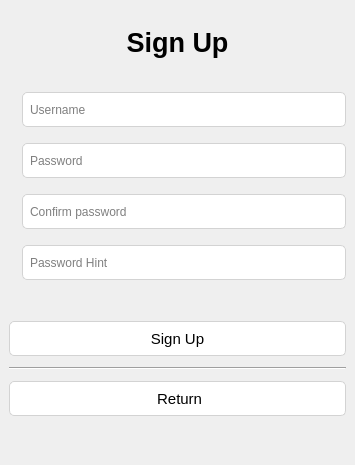
<?xml version="1.0" encoding="UTF-8"?>
<ui version="4.0">
 <class>SignupWindow</class>
 <widget class="QMainWindow" name="SignupWindow">
  <property name="geometry">
   <rect>
    <x>0</x>
    <y>0</y>
    <width>355</width>
    <height>465</height>
   </rect>
  </property>
  <property name="windowTitle">
   <string>MainWindow</string>
  </property>
  <property name="styleSheet">
   <string notr="true">QLineEdit {
	border-radius: 5px;
	padding-left: 5px;
    border: 1px solid lightgray;
}

QLineEdit:hover { /* Do the QLineEdit hover effect, it should be light blue */
    border: 1px solid #3498db;
}

QLineEdit:focus { /* Do the QLineEdit focus effect, it should be blue */
    border: 1px solid #3498db;
}

QLineEdit:disabled {	/* Do the QLineEdit disabled effect, it should be gray */
    background-color: #ecf0f1;
}

QPushButton {
	background-color: white;
	border-radius: 5px;
    border: 1px solid lightgray;
}

QPushButton:hover {
	border: 1px solid #3498db;
}</string>
  </property>
  <widget class="QWidget" name="centralwidget">
   <layout class="QVBoxLayout" name="verticalLayout_3">
    <item>
     <layout class="QHBoxLayout" name="horizontalLayout_7">
      <item>
       <layout class="QVBoxLayout" name="verticalLayout_2">
        <item>
         <widget class="QLabel" name="label_5">
          <property name="font">
           <font>
            <pointsize>20</pointsize>
            <bold>true</bold>
           </font>
          </property>
          <property name="text">
           <string>Sign Up</string>
          </property>
          <property name="alignment">
           <set>Qt::AlignCenter</set>
          </property>
         </widget>
        </item>
        <item>
         <layout class="QVBoxLayout" name="verticalLayout">
          <item>
           <layout class="QHBoxLayout" name="horizontalLayout">
            <property name="topMargin">
             <number>10</number>
            </property>
            <property name="rightMargin">
             <number>0</number>
            </property>
            <property name="bottomMargin">
             <number>5</number>
            </property>
            <item>
             <widget class="QLabel" name="label">
              <property name="text">
               <string/>
              </property>
              <property name="pixmap">
               <pixmap resource="resources.qrc">:/icons/icons/user.svg</pixmap>
              </property>
             </widget>
            </item>
            <item>
             <widget class="QLineEdit" name="lineEdit">
              <property name="minimumSize">
               <size>
                <width>300</width>
                <height>35</height>
               </size>
              </property>
              <property name="placeholderText">
               <string>Username</string>
              </property>
             </widget>
            </item>
           </layout>
          </item>
          <item>
           <layout class="QHBoxLayout" name="horizontalLayout_2">
            <property name="topMargin">
             <number>5</number>
            </property>
            <property name="bottomMargin">
             <number>5</number>
            </property>
            <item>
             <widget class="QLabel" name="label_2">
              <property name="text">
               <string/>
              </property>
              <property name="pixmap">
               <pixmap resource="resources.qrc">:/icons/icons/lock.svg</pixmap>
              </property>
             </widget>
            </item>
            <item>
             <widget class="QLineEdit" name="lineEdit_2">
              <property name="minimumSize">
               <size>
                <width>300</width>
                <height>35</height>
               </size>
              </property>
              <property name="placeholderText">
               <string>Password</string>
              </property>
             </widget>
            </item>
           </layout>
          </item>
          <item>
           <layout class="QHBoxLayout" name="horizontalLayout_3">
            <property name="topMargin">
             <number>5</number>
            </property>
            <property name="bottomMargin">
             <number>5</number>
            </property>
            <item>
             <widget class="QLabel" name="label_3">
              <property name="text">
               <string/>
              </property>
              <property name="pixmap">
               <pixmap resource="resources.qrc">:/icons/icons/lock.svg</pixmap>
              </property>
             </widget>
            </item>
            <item>
             <widget class="QLineEdit" name="lineEdit_3">
              <property name="minimumSize">
               <size>
                <width>300</width>
                <height>35</height>
               </size>
              </property>
              <property name="placeholderText">
               <string>Confirm password</string>
              </property>
             </widget>
            </item>
           </layout>
          </item>
          <item>
           <layout class="QHBoxLayout" name="horizontalLayout_4">
            <property name="topMargin">
             <number>5</number>
            </property>
            <property name="bottomMargin">
             <number>10</number>
            </property>
            <item>
             <widget class="QLabel" name="label_4">
              <property name="text">
               <string/>
              </property>
              <property name="pixmap">
               <pixmap resource="resources.qrc">:/icons/icons/info.svg</pixmap>
              </property>
             </widget>
            </item>
            <item>
             <widget class="QLineEdit" name="lineEdit_4">
              <property name="minimumSize">
               <size>
                <width>300</width>
                <height>35</height>
               </size>
              </property>
              <property name="placeholderText">
               <string>Password Hint</string>
              </property>
             </widget>
            </item>
           </layout>
          </item>
         </layout>
        </item>
        <item>
         <layout class="QHBoxLayout" name="horizontalLayout_5">
          <property name="topMargin">
           <number>25</number>
          </property>
          <property name="bottomMargin">
           <number>5</number>
          </property>
          <item>
           <widget class="QPushButton" name="pushButton">
            <property name="minimumSize">
             <size>
              <width>300</width>
              <height>35</height>
             </size>
            </property>
            <property name="font">
             <font>
              <pointsize>11</pointsize>
             </font>
            </property>
            <property name="text">
             <string>Sign Up</string>
            </property>
           </widget>
          </item>
         </layout>
        </item>
        <item>
         <widget class="Line" name="line">
          <property name="orientation">
           <enum>Qt::Horizontal</enum>
          </property>
         </widget>
        </item>
        <item>
         <layout class="QHBoxLayout" name="horizontalLayout_6">
          <property name="topMargin">
           <number>5</number>
          </property>
          <property name="bottomMargin">
           <number>40</number>
          </property>
          <item>
           <widget class="QPushButton" name="pushButton_2">
            <property name="minimumSize">
             <size>
              <width>300</width>
              <height>35</height>
             </size>
            </property>
            <property name="font">
             <font>
              <pointsize>11</pointsize>
             </font>
            </property>
            <property name="text">
             <string> Return</string>
            </property>
            <property name="icon">
             <iconset resource="resources.qrc">
              <normaloff>:/icons/icons/arrow-left-circle.svg</normaloff>:/icons/icons/arrow-left-circle.svg</iconset>
            </property>
           </widget>
          </item>
         </layout>
        </item>
       </layout>
      </item>
     </layout>
    </item>
   </layout>
  </widget>
 </widget>
 <resources>
  <include location="resources.qrc"/>
 </resources>
 <connections/>
</ui>
